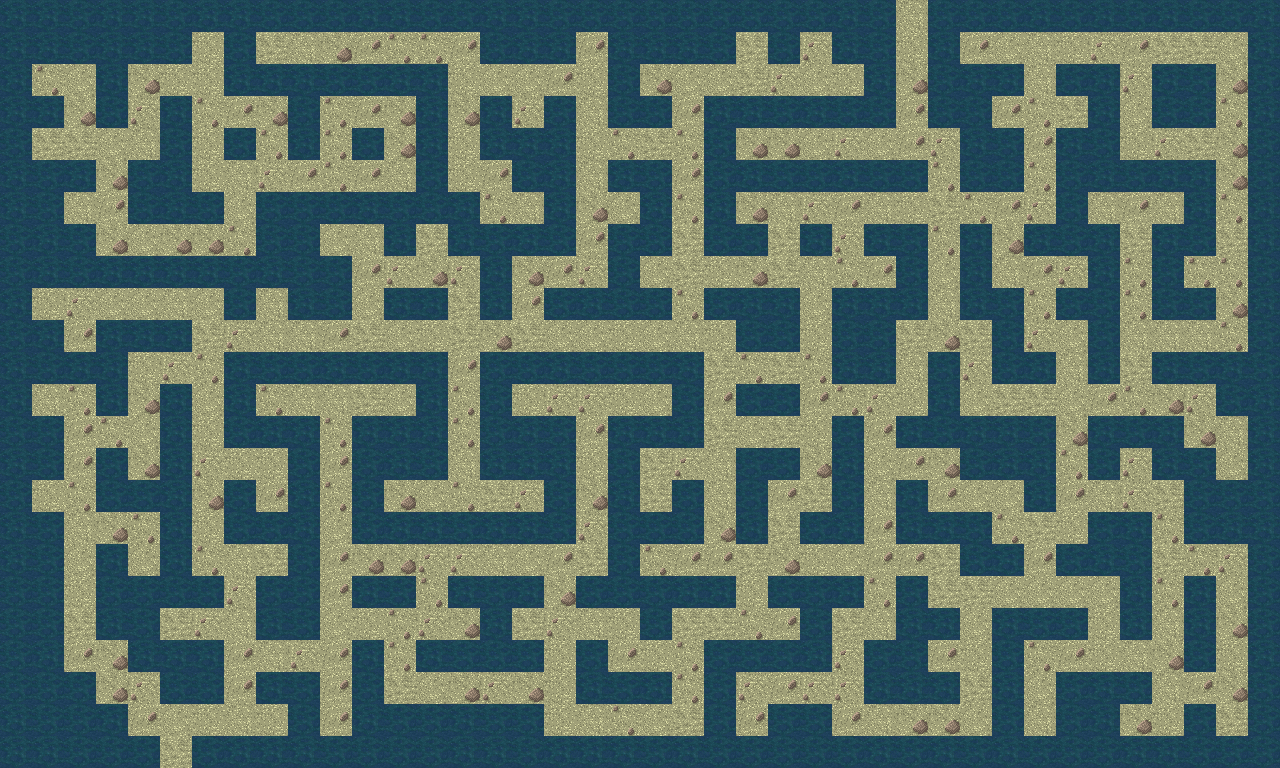

A 2D game scene composited from a Tiled map and its tileset images. What follows is a short description and the map's XML, with each tile layer's data collapsed to a summary:
An orthogonal 40x24 tile map with 32x32 px tiles, 1 tile layer (Camada de Tiles 1).

<map version="1.2" tiledversion="1.2.3" orientation="orthogonal" renderorder="right-down" width="40" height="24" tilewidth="32" tileheight="32" infinite="0" nextlayerid="2" nextobjectid="1">
 <tileset firstgid="1" source="tiles.tsx" />
 <layer id="1" name="Camada de Tiles 1" width="40" height="24">
  <data>[960 cells, 960 non-empty, 10 distinct tile ids]</data>
 </layer>
</map>
